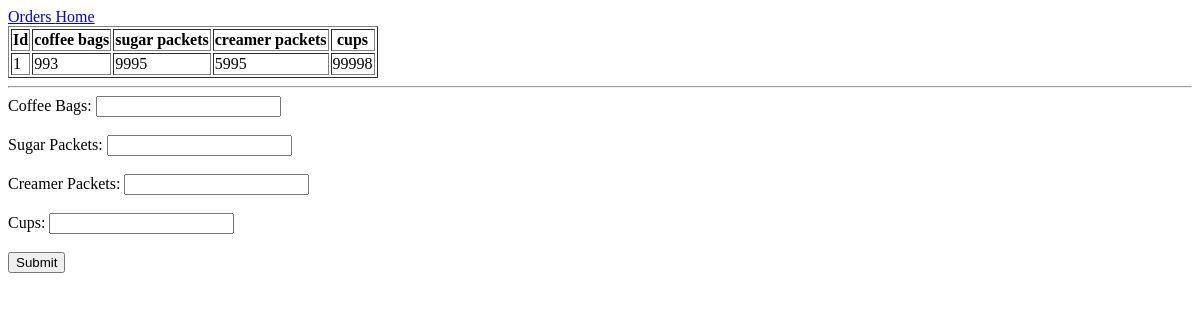
The page /inventory on the database as committed earlier.
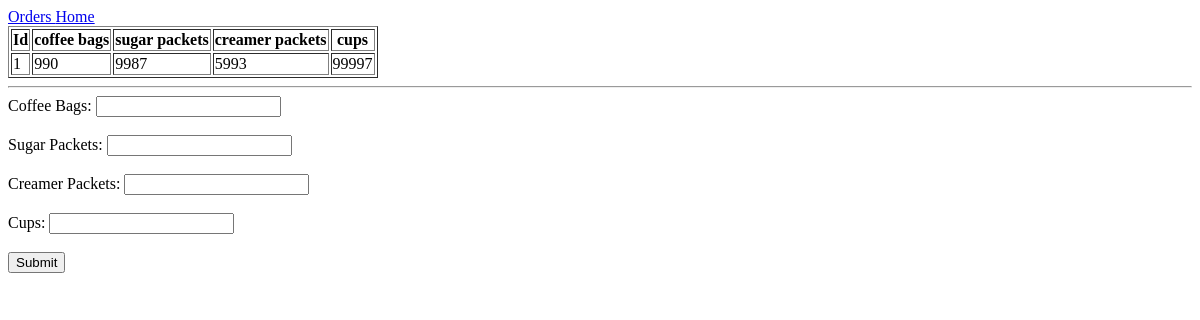
The same page on the database as committed later.
### app.py (models this page shows, shortened)
class Inventory(db.Model):
    id = db.Column(db.Integer, primary_key=True)
    coffee_bags = db.Column(db.Integer, nullable=False)
    sugar_packets = db.Column(db.Integer, nullable=False)
    creamer_packets = db.Column(db.Integer, nullable=False)
    cups = db.Column(db.Integer, nullable=False)

### app.py (the view)
@app.route('/inventory')
def inventory():
    conn = sqlite3.connect('instance/items.db')
    cursor = conn.cursor()
    cursor.execute("SELECT * FROM 'inventory'")
    rows = cursor.fetchall()
    conn.close()
    return render_template('inventory.html', rows=rows)

### templates/inventory.html (shortened to what this page needs)
<!DOCTYPE html>
<html lang="en">
<head>
</head>
<body>
<a href="{{ url_for('orders') }}"> Orders </a>
<a href="{{ url_for('hello_world') }}"> Home </a>
<table border="1" >
    <tr>
        <th>Id</th>
        <th>coffee bags</th>
        <th>sugar packets</th>
        <th>creamer packets</th>
        <th>cups</th>
    </tr>
    {% for row in rows %}
    <tr>
        <td>{{ row[0] }}</td>
        <td>{{ row[1] }}</td>
        <td>{{ row[2] }}</td>
        <td>{{ row[3] }}</td>
        <td>{{ row[4] }}</td>
    </tr>
    {% endfor %}
</table>
<hr>
<form action="/inventory/update" method="post">
    <label for="coffee_bags">Coffee Bags:</label>
    <input type="text" id="coffee_bags" name="coffee_bags"><br><br>
    <label for="sugar_packets">Sugar Packets:</label>
    <input type="text" id="sugar_packets" name="sugar_packets"><br><br>
    <label for="creamer_packets">Creamer Packets:</label>
    <input type="text" id="creamer_packets" name="creamer_packets"><br><br>
    <label for="cups">Cups:</label>
    <input type="text" id="cups" name="cups"><br><br>
    <input type="submit" value="Submit">
</form>
</body>
</html>

Rows that differ between the two databases and show on the page:
changed Inventory id 1: coffee_bags "993" → "990"; sugar_packets "9995" → "9987"; creamer_packets "5995" → "5993"; cups "99998" → "99997"
